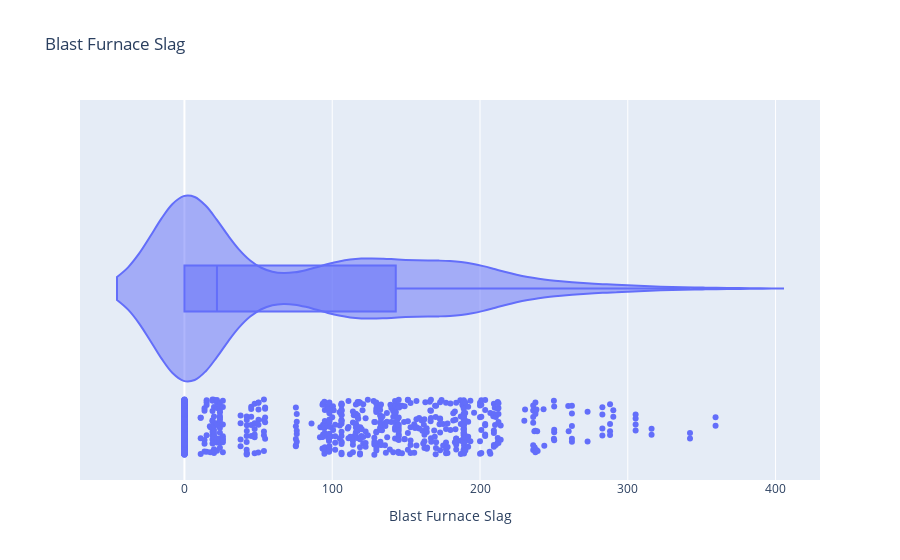

Write notebook code for a chart like this one.
### Code cell
fig = px.violin(dataset, x="Blast Furnace Slag",title = 'Blast Furnace Slag', box=True, points = 'all')
fig.show()

### Figure 1 — Plotly figure (JSON) as saved in the notebook; plotly's stock layout.template omitted (floating-point values rounded to 4 significant figures; data arrays with more than 128 entries replaced by an {"elided": "..."} marker saying what was removed)
{"data": [{"alignmentgroup": "True", "box": {"visible": true}, "hovertemplate": "Blast Furnace Slag=%{x}<extra></extra>", "legendgroup": "", "marker": {"color": "#636efa"}, "name": "", "offsetgroup": "", "orientation": "h", "points": "all", "scalegroup": "True", "showlegend": false, "type": "violin", "x": {"elided": "1030 float values"}, "x0": " ", "xaxis": "x", "y0": " ", "yaxis": "y"}], "layout": {"legend": {"tracegroupgap": 0}, "title": {"text": "Blast Furnace Slag"}, "violinmode": "group", "xaxis": {"anchor": "y", "domain": [0, 1], "title": {"text": "Blast Furnace Slag"}}, "yaxis": {"anchor": "x", "domain": [0, 1]}}}
